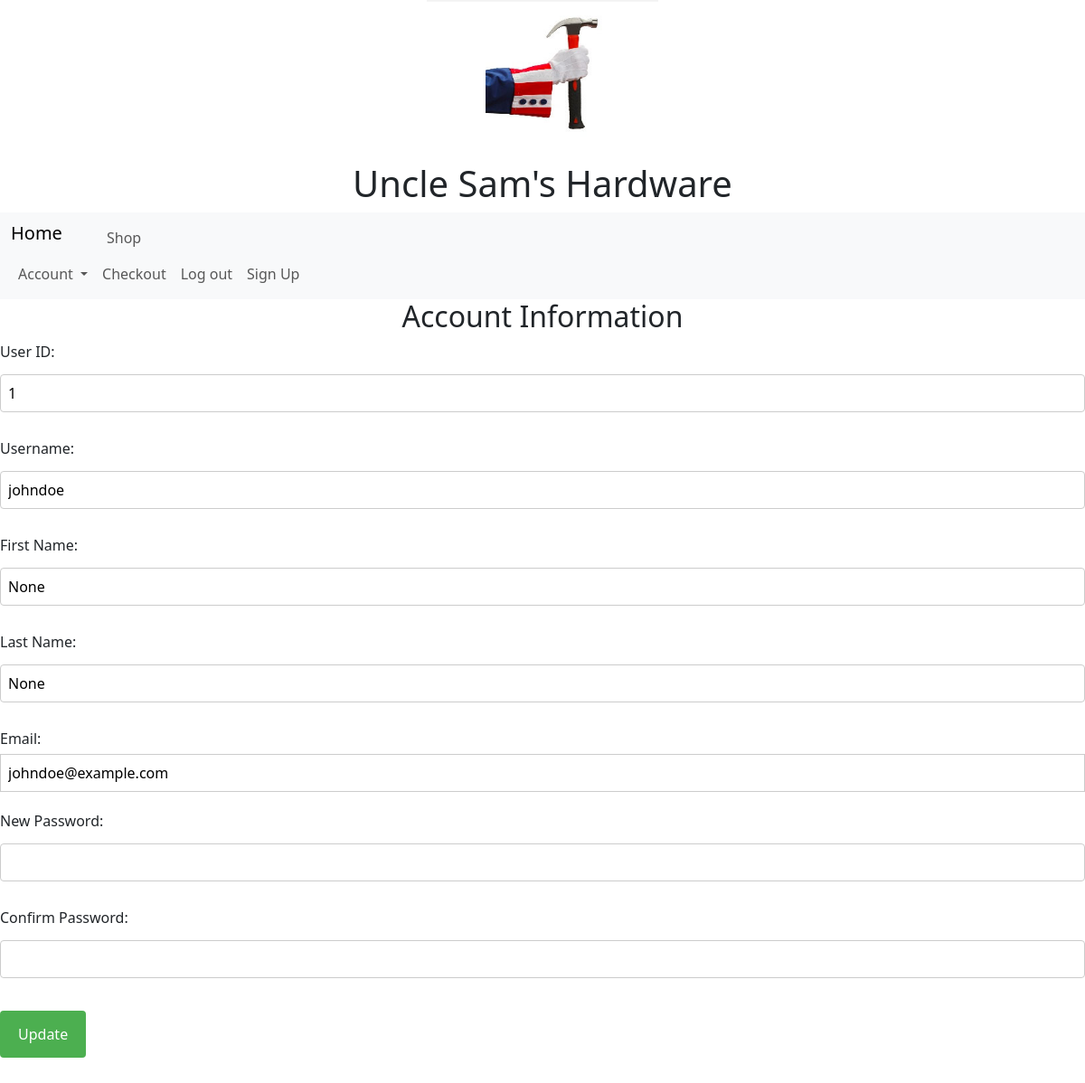
Page /account (signed in) on the committed database.
### app.py (models this page shows, shortened)
class Users(db.Model):
    __tablename__ = 'Users'
    user_id = db.Column(db.Integer, primary_key=True, autoincrement=True)
    username = db.Column(db.String(50), nullable=False)
    password_hash = db.Column(db.String(128), nullable=False)
    first_name = db.Column(db.String(50))
    last_name = db.Column(db.String(50))
    email = db.Column(db.String(50))

### app.py (the view, shortened to what this page needs)
@app.route('/account', methods=['GET', 'POST'])
def account():
    if not session.get('logged_in'):
        return redirect(url_for('login'))
    username = session.get('username')
    user = Users.query.filter_by(username=username).first()
    if not user:
        return redirect(url_for('login'))
    return render_template('account.html', user=user)

### templates/account.html (shortened to what this page needs)
{% extends 'layout.html' %}
{% block content %}
  <h2>Account Information</h2>
  <form class="signup-form" action="{{ url_for('update_account') }}" method="post">
    <div class="form-group">
      <label for="user_id">User ID:</label>
      <input type="text" id="user_id" name="user_id" value="{{ user.user_id }}" readonly>
    </div>
    <div class="form-group">
      <label for="username">Username:</label>
      <input type="text" id="username" name="username" value="{{ user.username }}" required>
    </div>
    <div class="form-group">
      <label for="first_name">First Name:</label>
      <input type="text" id="first_name" name="first_name" value="{{ user.first_name }}" required>
    </div>
    <div class="form-group">
      <label for="last_name">Last Name:</label>
      <input type="text" id="last_name" name="last_name" value="{{ user.last_name }}" required>
    </div>
    <div class="form-group">
      <label for="email">Email:</label>
      <input type="email" id="email" name="email" value="{{ user.email }}" required>
    </div>
    <div class="form-group">
      <label for="password">New Password:</label>
      <input type="password" id="password" name="password" required>
    </div>
    <div class="form-group">
      <label for="confirm_password">Confirm Password:</label>
      <input type="password" id="confirm_password" name="confirm_password" required>
    </div>
    <div class="form-group">
      <input type="submit" value="Update">
    </div>
  </form>
{% endblock %}

### static/main.css (style rules this page uses)
h2, h3 { text-align: center; margin-bottom: 20px; }
label { display: block; margin-bottom: 10px; }
input[type="text"], input[type="password"] { width: 100%; padding: 12px 20px; margin: 8px 0; box-sizing: border-box; border: none; border-radius: 4px; background-color: #fff; }
input[type="submit"] { background-color: #4CAF50; color: white; padding: 14px 20px; margin: 8px 0; border: none; border-radius: 4px; cursor: pointer; }
body { background-color: #fff; color: #000; }
.signup-form .form-group { margin-bottom: 20px; }
.signup-form .form-group label { display: block; margin-bottom: 5px; }
.signup-form .form-group input[type="text"], .signup-form .form-group input[type="password"], .signup-form .form-group input[type="email"] { border: 1px solid #ccc; padding: 8px; width: 100%; box-sizing: border-box; }

### rows in the picture
Users: user_id "1", username "johndoe", first_name "None", last_name "None", email "johndoe@example.com"
